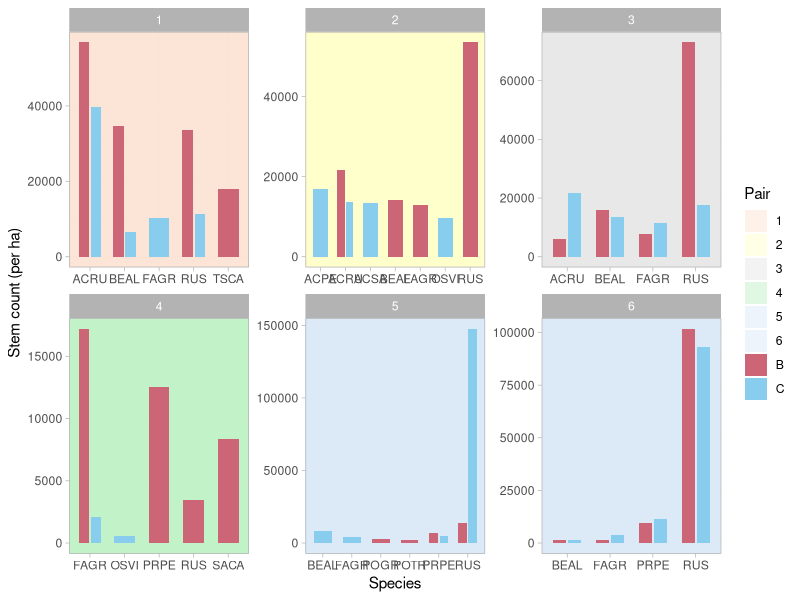

Reproduce this figure in R.
library(tidyverse)
library(dplyr)
library(ggplot2)

comp <- read_csv("competition.csv")

#Add Treatment & Pair columns
comp2 <- comp %>% mutate(Treatment=case_when(
  Unit %in% c("3/16","5/15","28/2","12/2") ~ "Shelterwood",
  Unit %in% c("20/2","3/1") ~ "Seedtree",
  Unit %in% c("44B","45C","46B","46C") ~ "Clearcut"))

comp2 <- comp2 %>% replace_na(list(
  Unit="Unnamed",Treatment="Unmanaged"))

comp2 <- comp2 %>% mutate(Pair=case_when(
  Unit %in% c("3/16","5/15")~"1",
  Unit %in% c("20/2","20/3","20/4","20/5","3/1")~"2",
  Unit %in% c("28/2","28/3","12/2")~"3",
  Unit=="Unnamed"~"4",
  Unit %in% c("44B","45C")~"5",
  Unit %in% c("46B","46C")~"6"))

comp2$Spcode <- replace(comp2$Spcode,
                        comp2$Spcode %in% c("RUID","RUFR","RUOC"),
                        "RUS")

comp2 <- comp2 %>% filter(Spcode %in% 
                            c("ABBA","ACPE","ACRU","ACSA",
                              "BEAL","BEPA","BEPO","FAGR",
                              "FRAM","OSVI","PIST","POGR",
                              "POTR","PRPE","RUS","SACA",
                              "TSCA"))

comp2 <- comp2 %>% 
  mutate(Location=as.factor(Location),
         Unit=as.factor(Unit),
         Disturbance=as.factor(Disturbance),
         Treatment=as.factor(Treatment),
         Pair=as.factor(Pair),
         Spcode=as.factor(Spcode))

#spcode count
count <- comp2 %>% group_by(Pair,Disturbance,Spcode) %>% 
  summarize(stemcount=sum(Count))

count <- count %>% group_by(Pair, Disturbance) %>% 
  slice_max(stemcount,n=4)

#scale up to per ha
b1 <- 66
c1 <- 46
b2 <- 31
c2 <- 30
b3 <- 30
c3 <- 45
b4 <- 43
c4 <- 19
b5 <- 10 
c5 <- 13
b6 <- 28
c6 <- 32

plotarea <- 0.0001

count <- count %>% mutate(Density=if_else(
  Pair=="1" & Disturbance=="B",
  stemcount/b1/plotarea,if_else(Pair=="1" & Disturbance=="C",
  stemcount/c1/plotarea,if_else(Pair=="2" & Disturbance=="B",
  stemcount/b2/plotarea,if_else(Pair=="2" & Disturbance=="C",
  stemcount/c2/plotarea,if_else(Pair=="3" & Disturbance=="B",
  stemcount/b3/plotarea,if_else(Pair=="3" & Disturbance=="C",
  stemcount/c3/plotarea,if_else(Pair=="4" & Disturbance=="B",
  stemcount/b4/plotarea,if_else(Pair=="4" & Disturbance=="C",
  stemcount/c4/plotarea,if_else(Pair=="5" & Disturbance=="B",
  stemcount/b5/plotarea,if_else(Pair=="5" & Disturbance=="C",
  stemcount/c5/plotarea,if_else(Pair=="6" & Disturbance=="B",
  stemcount/b6/plotarea,stemcount/c6/plotarea)))))))))))) 

count$Density <- round(count$Density,0)

#visualize stem density
bc <- c("B"="#CC6677","C"="#88CCEE")
p6 <- c("1"="#FBE3D6","2"="#FFFFCC","3"="#E8E8E8","4"="#C2F1C8","5"="#DCEAF7","6"="#DCEAF7")

count %>% 
ggplot(aes(x=Spcode,y=Density))+
  geom_rect(aes(fill=Pair),alpha=0.5,
            xmin=-Inf, xmax=Inf, ymin=-Inf, ymax=Inf)+
  geom_col(aes(fill=Disturbance),width=0.6,
           position=position_dodge(width=0.7))+
  scale_fill_manual(values=c(p6,bc))+
  facet_wrap(vars(Pair),scales='free')+
  theme_light()+
  xlab("Species")+
  ylab("Stem count (per ha)")
